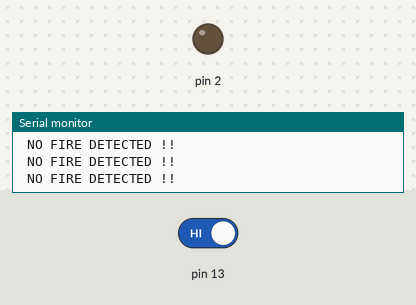
Simulated run of this sketch. Board: Arduino Uno, built with avr-gcc and run on an emulated ATmega328P. Shown: output pins drawn as LEDs (lit = HIGH), the last lines printed to the serial monitor. Inputs (shaded band) come from the test bench; at power-on: pin 13 HIGH.

Above: at 5.8 s.
5.9 s: pin 13 driven LOW
At 7.8 s:
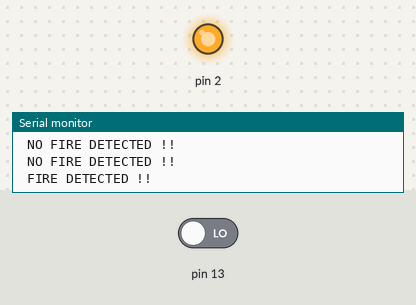
8.7 s: pin 13 driven HIGH
At 9.3 s:
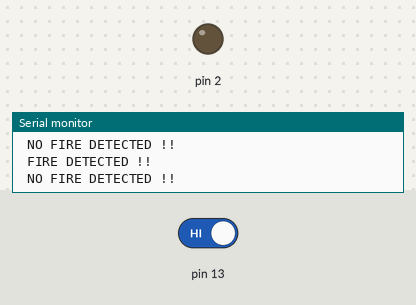
Timing chart, 0 to 11.7 s (numbered marks = the images above; inputs shaded):
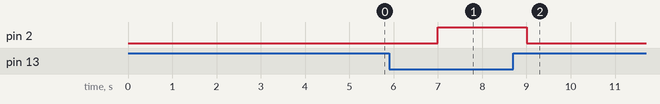

Measured:
- after the input at 5.9 s, pin 2: LOW → HIGH after 1.1 s
- after the input at 8.7 s, pin 2: HIGH → LOW after 0.30 s

The sketch:

flame_interfacing_with_esp_and_arduino.ino
```cpp
void setup() {
  Serial.begin(9600);
  pinMode (13, INPUT);
  pinMode (2, OUTPUT);

}

void loop() {
  delay(1000);
  if ( digitalRead(13) == LOW)
    {
      digitalWrite(2, HIGH);
      Serial.println(" FIRE DETECTED !!");
    }
  else
    {
      digitalWrite(2, LOW);
      Serial.println(" NO FIRE DETECTED !! ");
  }

delay(1000);
}
```
